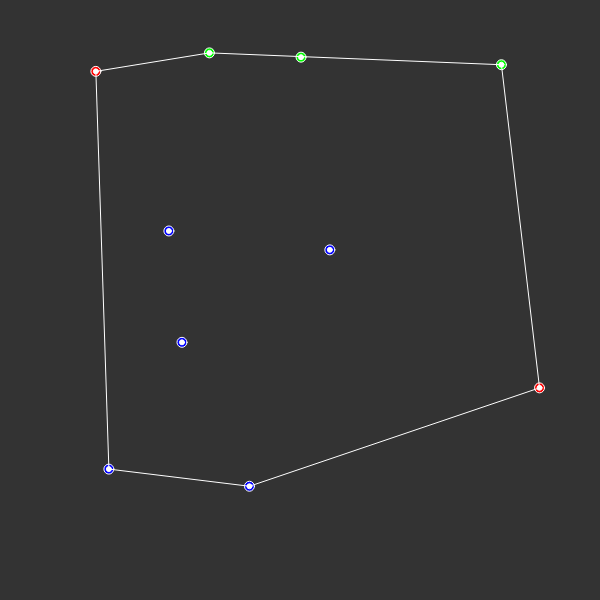
Frame 1 (no input)
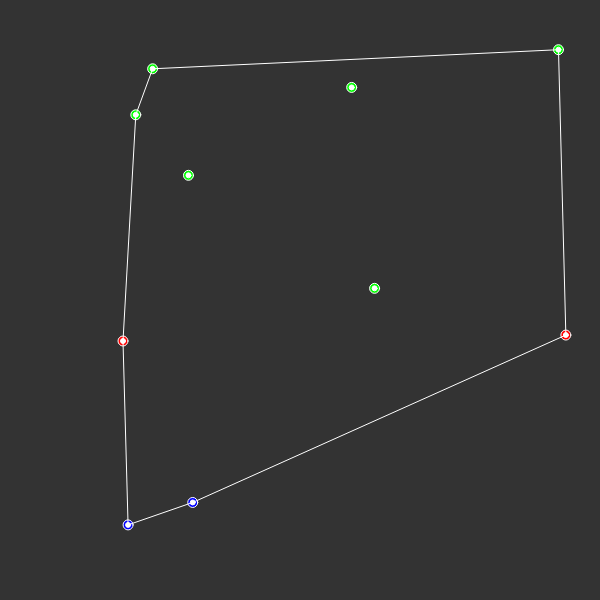
Frame 60 (no input)
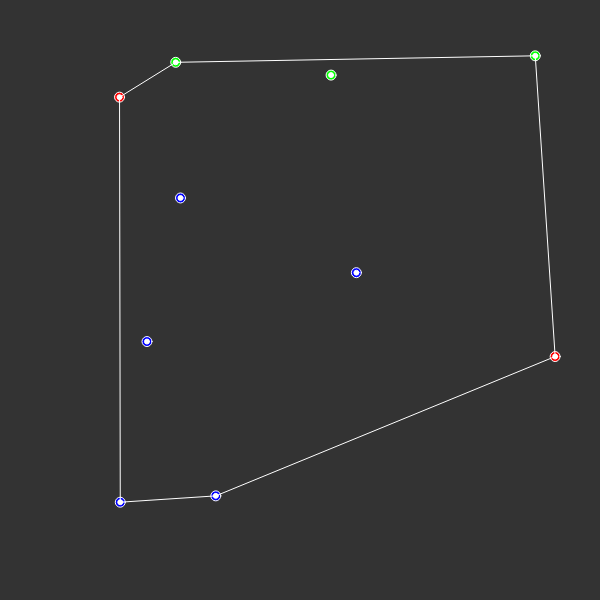
Frame 120 (the mouse pressed at the canvas centre since frame 60)

The p5.js sketch that drew these frames (run headless with seeded random() and noise() and a simulated clock; from frame 60 on, the mouse is pressed at the canvas centre):

// p5.js sketch
// ── sketch.js
"use strict";

let X = 600;
let Y = 600; 
//
// 2 laba
//
function det(A)
{
    let N = A.length, B = [], denom = 1, exchanges = 0;
    for (let i = 0; i < N; ++i)
     { B[i] = [];
       for (let j = 0; j < N; ++j) B[i][j] = A[i][j];
     }
    for (let i = 0; i < N-1; ++i)
     { let maxN = i, maxValue = Math.abs(B[i][i]);
       for (let j = i+1; j < N; ++j)
        { let value = Math.abs(B[j][i]);
          if (value > maxValue){ maxN = j; maxValue = value; }
        }
       if (maxN > i)
        { let temp = B[i]; B[i] = B[maxN]; B[maxN] = temp;
          ++exchanges;
        }
       else { if (maxValue == 0) return maxValue; }
       let value1 = B[i][i];
       for (let j = i+1; j < N; ++j)
        { let value2 = B[j][i];
          B[j][i] = 0;
          for (let k = i+1; k < N; ++k) B[j][k] = (B[j][k]*value1-B[i][k]*value2)/denom;
        }
       denom = value1;
     }
    if (exchanges%2) return -B[N-1][N-1];
    else return B[N-1][N-1];
}

function perimeter() {
    let result = 0;

    for(let i = 0; i < convex.length - 1; i++) {
        result += distance(convex[i], convex[i + 1]);
    }

    return result;
}

function distance(a, b) {
    return Math.sqrt(Math.pow(a.x - b.x, 2) + Math.pow(a.y - b.y, 2));
}

function mult(a, b) {
    return a[0] * b[0] + a[1] * b[1];
}

function module(a) {
    return Math.sqrt(Math.pow(a[0], 2) + Math.pow(a[1], 2));
}

function angleBetween(a, b) {
    return mult(a, b) / (module(a) * module(b));
}

function minus(a, b) {
    return [a[0] - b[0], a[1] - b[1]];
}

function plus(a, b) {
    return [a[0] + b[0], a[1] + b[1]];
}



function side(a, b) {
    let mas = [minus(a[1], a[0]), minus(a[0], b)];
    let detA = det(mas);
    if(detA > 0)
        return 1;
    else if (detA == 0) {
        return 0;
    }
    else
        return -1;
}

function intersect(a, b) {
    return side(a, b[0]) != side(a, b[1]) && side(b, a[0]) != side(b, a[1]);
}

function triangle_area(first, second, third) {
    let a = distance(first, second);
    let b = distance(second, third);
    let c = distance(first, third);
    let p = (a + b + c) / 2;

    return Math.sqrt(p * (p - a) * (p - b) * (p - c));
}

//
// konec 2 labi
//

let points = [];

for(let i = 0; i < 10; i++) {
    let x = Math.random() * (X - 100) + 50;
    let y = Math.random() * (Y - 100) + 50;
    let r = Math.random() * Math.PI * 2;
    let tempPoint = new Point(x, y, r);
    points.push(tempPoint);
}

let restoreArray = points.slice();

function drawPoints() {
    fill(255, 255, 255);
    for(let i = 0; i < points.length; i++) {
        ellipse(points[i].x, Y - points[i].y, 5)
    }
}


function distance1(A, B, C) {
    let ABx = B.x - A.x;
    let ABy = B.y - A.y;
    let num = ABx * (A.y - C.y) - ABy * (A.x - C.x);
    if(num < 0) {
        num = -num;
    }
    return num;
}

//Массивы с точками для новой фигуры

let convex = [];
let min_x;
let max_x;
let A_X;
let B_X;

function quickhull(A_X, B_X, array) { 
    let insertPosition = convex.indexOf(B_X);

    if(array.length == 0)
        return;

    if(array.length == 1) {
        let p = array[0];
        array.pop();
        convex.splice(insertPosition, 0, p);
        return;
    }

    let dist = -1;
    let futhestPoint = 0;
    for(let i = 0; i < array.length; i++) {
        let P = array[i];
        let tempDist = triangle_area(A_X, B_X, P);
        if(tempDist > dist) {
            dist = tempDist;
            futhestPoint = i;
        }
    }


    let point = array[futhestPoint];
    array.splice(futhestPoint, 1);
    convex.splice(insertPosition, 0, point);

    let leftSideA_XP = [];
    let leftSidePB_X = [];
    
    for(let i = 0; i < array.length; i++) {
        let m = array[i];
        if(side([A_X.point(), point.point()], m.point()) == -1) {
            leftSideA_XP.push(m);
        }
    }

    for(let i = 0; i < array.length; i++) {
        let m = array[i];
        if(side([point.point(), B_X.point()], m.point()) == -1) {
            leftSidePB_X.push(m);
        }
    }

    quickhull(A_X, point, leftSideA_XP);
    quickhull(point, B_X, leftSidePB_X);

}

function start() {
    convex = [];
    if(points.length < 3) 
        return;

    min_x = 0;
    max_x = 0;

    for(let i = 1; i < points.length; i++) {
        if(points[i].x < points[min_x].x)
            min_x = i;
        if(points[i].x > points[max_x].x)
            max_x = i;
    }

    A_X = points[min_x];
    B_X = points[max_x];
    
    convex.push(points[min_x]);
    convex.push(points[max_x]);

    fill(255, 0, 0);
    ellipse(points[max_x].x, Y - points[max_x].y, 10)
    ellipse(points[min_x].x, Y - points[min_x].y, 10)
    

    points.splice(min_x, 1);
    points.splice(points.indexOf(B_X), 1);

    let leftSide = [];
    let rightSide = [];
    
    let temp = [A_X.getPoint(),
                B_X.getPoint()];

    for(let i = 0; i < points.length; i++) {
        if (side(temp, points[i].getPoint()) == -1) {
            leftSide.push(points[i]);
        } else if (side(temp, points[i].getPoint()) == 1) {
            rightSide.push(points[i]);
        } else
            console.log("wtf")
    }

    fill(0, 255, 0);
    for(let i = 0; i < leftSide.length; i++) {
        ellipse(leftSide[i].x, Y - leftSide[i].y, 10)
    }

    fill(0, 0, 255);
    for(let i = 0; i < rightSide.length; i++) {
        ellipse(rightSide[i].x, Y - rightSide[i].y, 10)
    }


    quickhull(A_X, B_X, leftSide);
    quickhull(B_X, A_X, rightSide);

    convex.push(convex[0])
}

function drawLine() {
    for(let i = 0; i < convex.length - 1; i++) {
        line(convex[i].x, Y - convex[i].y, convex[i+1].x, Y - convex[i+1].y);
    }
}

function movePoints() {
    for(let i = 0; i < points.length; i++) {
        points[i].move();
    }
}

function restorePoints() {
    points.length = 0;
    points = restoreArray.slice();
}

function savePoints() {
    restoreArray = points.slice();
}

let max_per = 0;
let first_time = true;

function set_max_per() {
    if(first_time) {
        max_per = perimeter() + 100;
        first_time = false;
    }
}

function checkPerimeter() {
    if(perimeter() > max_per) {
        for(let i = 0; i < points.length; i++) {
            points[i].x_speed = -points[i].x_speed;
            points[i].y_speed = -points[i].y_speed;
        }

    }
}

function setup() {
    createCanvas(X, Y);
}

function draw() {
    background(51);
    stroke(255);
    savePoints();
    start();
    restorePoints();
    set_max_per();
    drawPoints()
    drawLine();
    movePoints();
    checkPerimeter();
}

// ── point.js
class Point {
    constructor(x, y, r) {
        this.x = x;
        this.y = y;
        this.r = r;
        this.x_speed = Math.cos(r);
        this.y_speed = Math.sin(r);
    }

    move() {
        this.x += this.x_speed;
        this.y += this.y_speed;
    }

    draw() {
        ellipse(this.x, Y - this.y, 7, 7)
    }

    point() {
        return [this.x, this.y];
    }
    
    setR(r) {
        this.r = r;;
        this.x_speed = Math.cos(r);
        this.y_speed = Math.sin(r);
    }

    getPoint() {
        return [this.x, this.y];
    }
}
